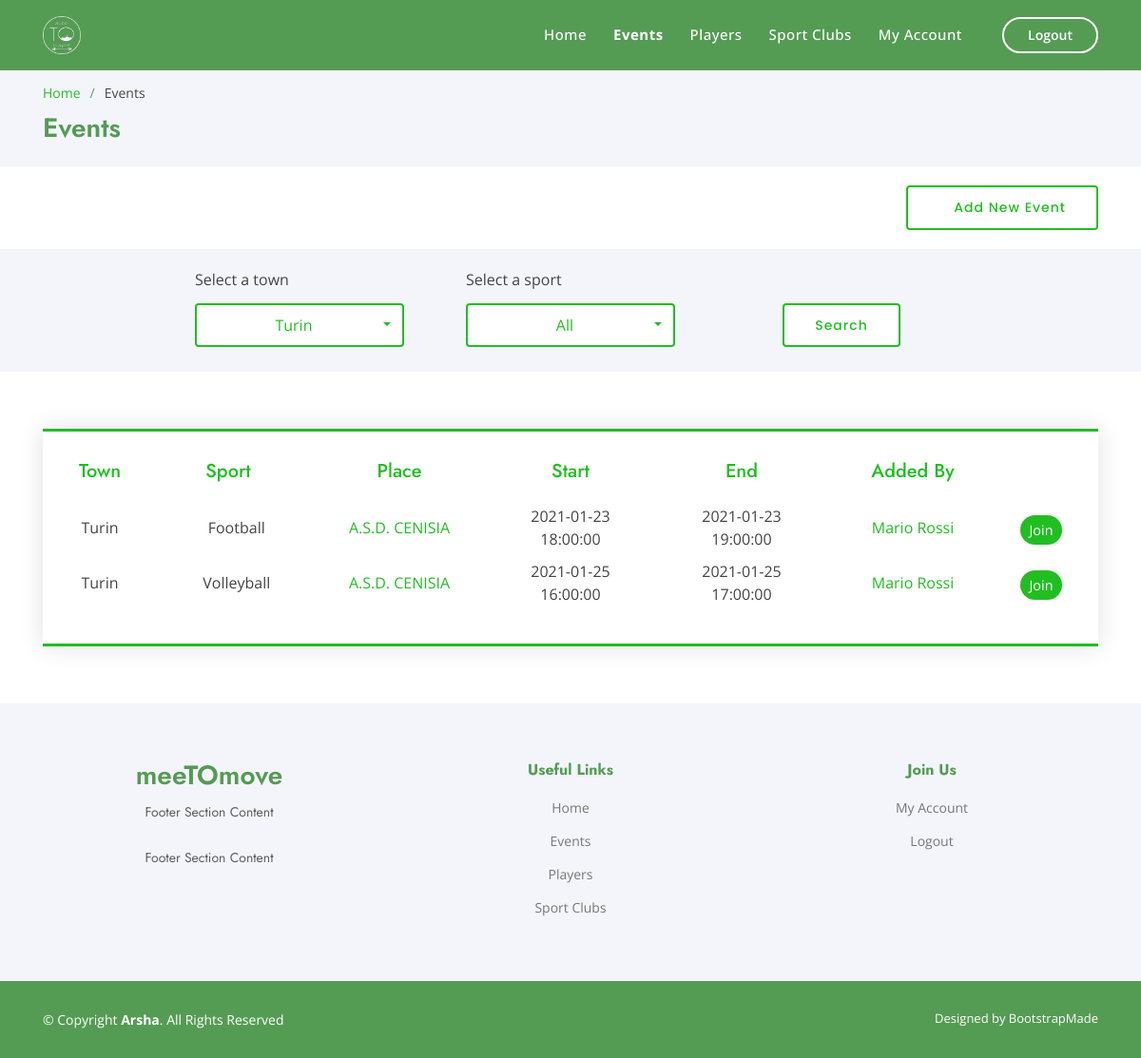
The page /events (signed in) on the database its author committed.
### model.py (models this page shows, shortened)
class Event(db.Model):
    __tablename__ = 'events'
    id = db.Column(db.Integer, primary_key=True)
    town_id = db.Column(db.Integer, db.ForeignKey('towns.id'))
    sport_id = db.Column(db.Integer, db.ForeignKey('sports.id'))
    place = db.Column(db.String(255), nullable=False)
    date_start = db.Column(db.DateTime, nullable=False)
    date_end = db.Column(db.DateTime, nullable=False)
    wanted_players_number = db.Column(db.Integer, nullable=False)
    creator_id = db.Column(db.Integer, db.ForeignKey('users.id'))
    date_added = db.Column(db.Date, nullable=False)
    reviews = db.relationship('Review', backref='event')
    joined_users = db.relationship('JoinedEvent', backref='event')

class Town(db.Model):
    __tablename__ = 'towns'
    id = db.Column(db.Integer, primary_key=True)
    name = db.Column(db.String(255), nullable=False)
    events = db.relationship('Event', backref='town')

class Sport(db.Model):
    __tablename__ = 'sports'
    id = db.Column(db.Integer, primary_key=True)
    name = db.Column(db.String(255), nullable=False)
    icon = db.Column(db.String(255))
    events = db.relationship('Event', backref='sport')
    users = db.relationship('FavouriteSport', backref='sport')

class User(db.Model):
    __tablename__ = 'users'
    id = db.Column(db.Integer, primary_key=True)
    email = db.Column(db.String(255), unique=True, nullable=False)
    password = db.Column(db.String(255), nullable=False)
    name = db.Column(db.String(255), nullable=False)
    surname = db.Column(db.String(255), nullable=False)
    role_id = db.Column(db.Integer, db.ForeignKey('roles.id'))
    profile_pic = db.Column(db.String(255))
    reviews = db.relationship('Review', backref='reviewed')
    created_events = db.relationship('Event', backref='creator')
    joined_events = db.relationship('JoinedEvent', backref='user')
    favourite_sports = db.relationship('FavouriteSport', backref='user')

### app.py (the view)
@app.route('/events', methods=['GET', 'POST'])
def events():
    towns = Town.query.all()
    sports = Sport.query.all()
    events = Event.query.order_by(Event.date_start.asc()).all()
    if session.get('town_id') and session.get('sport_id'):
        if session['sport_id'] == "all":
            events = Event.query.filter(Event.town_id == session['town_id']).order_by(Event.date_start.asc()).all()
        else:
            events = Event.query.filter(Event.town_id == session['town_id'], Event.sport_id == session['sport_id']).order_by(Event.date_start.asc()).all()
    filter_event_form = SearchEvent()
    if filter_event_form.is_submitted():
        session['town_id'] = filter_event_form.town.data
        session['sport_id'] = filter_event_form.sport.data
        return redirect("events")
    print session.get('town_id')
    print session.get('sport_id')
    return render_template('events.html', filter_event_form=filter_event_form, towns=towns, sports=sports, events=events)

### model.py
class SearchEvent(FlaskForm):
    town = SelectField()
    sport = SelectField()
    submit = SubmitField('Search')

### app.py (called while the page is built)
@app.before_request
def make_session_permanent():
    if session.get('clear'):
        if session['clear']:
            session.permanent = False
    else:
        session.permanent = True

### templates/events.html (shortened to what this page needs)
{% extends "layout.html" %}
{% block content %}
  <main id="main">
    <section id="breadcrumbs" class="breadcrumbs">
      <div class="container">
        <ol>
          <li><a href="{{ url_for('index') }}">Home</a></li>
          <li>Events</li>
        </ol>
        <h2>Events</h2>
      </div>
    </section>
    <section id="about" class="about" style="padding-top: 20px !important; padding-bottom: 20px !important;">
      <div class="container" data-aos="fade-up">
          <div class="row content">
              <div class="col d-flex justify-content-end">
                  <a href="#" class="btn-learn-more"><i class="icofont-plus-circle"></i> Add New Event</a>
              </div>
          </div>
      </div>
    </section>
    <section id="about" class="about section-bg" style="padding-top: 20px !important; padding-bottom: 10px !important;">
      <div class="container" data-aos="fade-up">
            <form method="post">
                <div class="row content d-flex align-items-center justify-content-center">
                    <div class="col-lg-3 col-md d-flex align-items-center justify-content-center">
                    <div class="form-group">
                    <label style="display: flex; padding-bottom: 5px">Select a town</label>
                    </div>
                    </div>
                    <div class="col-lg-3 col-md d-flex align-items-center justify-content-center">
                    <div class="form-group">
                    <label style="display: flex; padding-bottom: 5px">Select a sport</label>
                    </div>
                    </div>
                    <div class="col-lg-3 col-md d-flex align-items-center justify-content-center">
                    <div class="form-group">
                        <label style="display: flex; color:#f3f5fa; padding-bottom: 5px">###</label>
                        {{ filter_event_form.submit(class='btn-learn-more') }}
                    </div>
                    </div>
                    </div>
            </form>
            </div>
    </section>
            <section id="contact" class="contact">
              <div class="container" data-aos="fade-up">
                <div class="row justify-content-center">
                  <div class="col-lg-12 col-md-12 d-flex align-items-stretch">
                    <div class="php-email-form">
                        {% if events|length > 0 %}
                            <div class="row" style="text-align: center; padding-bottom: 15px">
                                <div class="col-2 col-md-1"><h5 style="color: rgb(33,190,33) !important;">Town</h5></div>
                                <div class="col-2 col-md-2"><h5 style="color: rgb(33,190,33) !important;">Sport</h5></div>
                                <div class="col-2 col-md-2"><h5 style="color: rgb(33,190,33) !important;">Place</h5></div>
                                <div class="col-2 col-md-2"><h5 style="color: rgb(33,190,33) !important;">Start</h5></div>
                                <div class="col-2 col-md-2"><h5 style="color: rgb(33,190,33) !important;">End</h5></div>
                                <div class="col-md-2 d-none d-md-block"><h5 style="color: rgb(33,190,33) !important;">Added By</h5></div>
                                <div class="col-2 col-md-1"></div>
                            </div>
                            {% for event in events %}
                                <div class="row" style="text-align: center; padding-bottom: 10px">
                                    <div class="col-2 col-md-1 d-flex align-items-center justify-content-center">{{ event.town.name }}</div>
                                    <div class="col-2 d-none d-md-flex align-items-center justify-content-center"><i class="{{ event.sport.icon }}" style="padding-right: 5px"></i>{{ event.sport.name }}</div>
                                    <div class="col-2 col-md-2 d-flex align-items-center justify-content-center"><a href="">{{ event.place }}</a></div>
                                    <div class="col-2 col-md-2 d-flex align-items-center justify-content-center">{{ event.date_start }}</div>
                                    <div class="col-2 col-md-2 d-flex align-items-center justify-content-center">{{ event.date_end }}</div>
                                    <div class="col-md-2 d-none d-md-flex align-items-center justify-content-center">
                                        <a href="">{{ event.creator.name }} {{ event.creator.surname }}</a>
                                    </div>
                                    <div class="col-2 col-md-1 d-flex align-items-center justify-content-center">
                                        {% if session.get('user_id') and event.wanted_players_number > 0 %}
                                            <button type="submit" style="padding: 5px 10px 5px 10px !important; font-size: 0.9em; margin-top: 5px">Join</button>
                                        {% endif %}
                                    </div>
                                </div>
                            {% endfor %}
                        {% else %}
                            <div class="row d-flex justify-content-center">No events available.</div>
                        {% endif %}
                  </div>
                </div>
                </div>
              </div>
            </section>
  </main>
{% endblock %}

### static/css/style.css (style rules this page uses)
body { font-family: "Open Sans", sans-serif; color: #444444; }
* { outline: none; }
a { color: rgb(33,190,33); }
h1, h2, h3, h4, h5, h6 { font-family: "Jost", sans-serif; }
section { padding: 60px 0; overflow: hidden; }
.section-bg { background-color: #f3f5fa; }
.about .content .btn-learn-more { font-family: "Poppins", sans-serif; font-weight: 500; font-size: 14px; letter-spacing: 1px; display: inline-block; padding: 14px 32px; border-radius: 4px; transition: 0.3s; line-height: 1; background: white; color: rgb(33,190,33); -webkit-animation-delay: 0.8s; animation-delay: 0.8s; border: 2px solid rgb(33,190,33); }
.contact .php-email-form { width: 100%; border-top: 3px solid rgb(33,190,33); border-bottom: 3px solid rgb(33,190,33); padding: 30px; background: #fff; box-shadow: 0 0 24px 0 rgba(0, 0, 0, 0.12); }
.contact .php-email-form button[type="submit"] { background: rgb(33,190,33); border: 0; padding: 12px 34px; color: #fff; transition: 0.4s; border-radius: 50px; }
.breadcrumbs { padding: 15px 0; background: #f3f5fa; min-height: 40px; margin-top: 72px; }
.breadcrumbs h2 { font-size: 28px; font-weight: 600; color: rgb(84,155,84); }
.breadcrumbs ol { display: flex; flex-wrap: wrap; list-style: none; padding: 0 0 10px 0; margin: 0; font-size: 14px; }
.breadcrumbs ol li + li { padding-left: 10px; }
.breadcrumbs ol li + li::before { display: inline-block; padding-right: 10px; color: rgb(72,164,72); content: "/"; }

### rows shown on the page
Event: town.name "Turin", sport.name "Football", place "A.S.D. CENISIA", date_start "2021-01-23 18:00:00", date_end "2021-01-23 19:00:00", creator.name "Mario", creator.surname "Rossi", wanted_players_number "Join"
Event: town.name "Turin", sport.name "Volleyball", place "A.S.D. CENISIA", date_start "2021-01-25 16:00:00", date_end "2021-01-25 17:00:00", creator.name "Mario", creator.surname "Rossi", wanted_players_number "Join"
